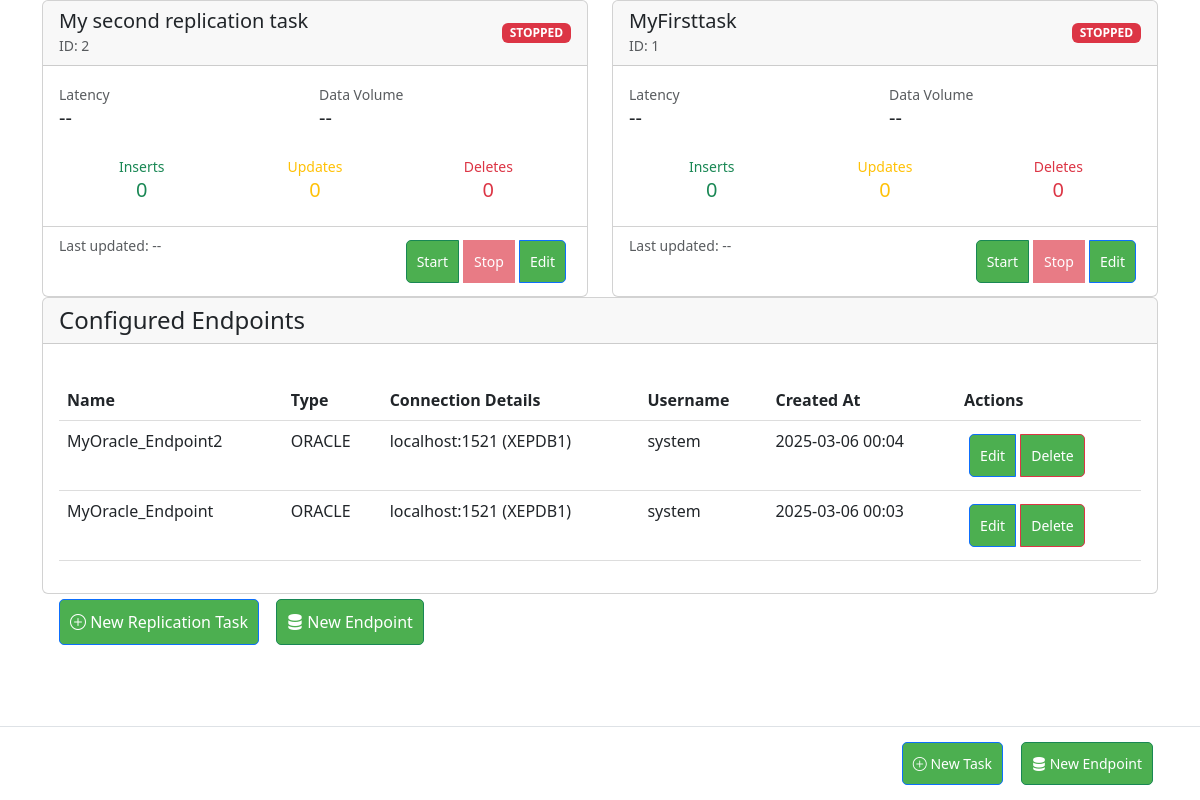
The page / on the database its author committed.
### app/models/task.py (models this page shows, shortened)
class ReplicationTask(db.Model):
    __tablename__ = 'replication_task'
    id = db.Column(db.Integer, primary_key=True)
    name = db.Column(db.String(120), unique=True, nullable=False)
    metrics = db.Column(db.JSON)  # Stores latency, counts, etc.
    source_id = db.Column(db.Integer, db.ForeignKey('endpoint.id'), nullable=False)
    destination_id = db.Column(db.Integer, db.ForeignKey('endpoint.id'), nullable=False)
    tables = db.Column(db.JSON)
    cdc_type = db.Column(db.String(20))
    cdc_config = db.Column(db.JSON)
    status = db.Column(db.String(20), default='stopped')
    options = db.Column(db.JSON)
    last_position = db.Column(db.JSON)
    created_at = db.Column(db.DateTime, default=db.func.now())
    tables = db.Column(db.JSON)  # Store selected tables
    initial_load = db.Column(db.Boolean, default=False)
    create_tables = db.Column(db.Boolean, default=True)
    replication_mode = db.Column(db.String(20), default='full')  # full/partial
    source = db.relationship('Endpoint', foreign_keys=[source_id], backref='source_tasks')
    destination = db.relationship('Endpoint', foreign_keys=[destination_id], backref='destination_tasks')

### app/models/endpoint.py (models this page shows, shortened)
class Endpoint(db.Model):
    id = db.Column(db.Integer, primary_key=True)
    name = db.Column(db.String(100), unique=True, nullable=False)
    type = db.Column(db.String(20), nullable=False)
    username = db.Column(db.String(50))  # Add this
    password = db.Column(db.String(100))  # Add this
    host = db.Column(db.String(120))
    port = db.Column(db.Integer)
    service_name = db.Column(db.String(50))
    dataset = db.Column(db.String(100))
    credentials_json = db.Column(db.Text)
    database = db.Column(db.String(100))
    created_at = db.Column(db.DateTime, default=datetime.utcnow)

### app/web/routes.py (the view)
@bp.route('/')
def dashboard():
    page = request.args.get('page', 1, type=int)
    per_page = 10
    tasks = ReplicationTask.query.order_by(ReplicationTask.created_at.desc()).all()
    endpoints = Endpoint.query.order_by(Endpoint.created_at.desc()).all()
    return render_template('dashboard.html',
                           tasks=tasks,
                           endpoints=endpoints)

### app/web/templates/dashboard.html (shortened to what this page needs)
{% extends "base.html" %}
{% block content %}
 <div class="row row-cols-1 row-cols-md-2 g-4" id="task-monitor">
    {% for task in tasks %}
    <div class="col" data-task-id="{{ task.id }}">
        <div class="card h-100">
          <div class="card-header d-flex justify-content-between align-items-center">
             <div>
                <h5 class="mb-0">{{ task.name }}</h5>
                <small class="text-muted">ID: {{ task.id }}</small>
             </div>
             <span class="task-status-badge badge bg-{{ 'success' if task.status == 'running' else 'danger' }}">
                     {{ task.status|upper }}
             </span>
          </div>
            <div class="card-body">
                <div class="row g-2 mb-3">
                    <div class="col-6">
                        <small class="text-muted">Latency</small>
                        <div class="h5" data-metric="latency">--</div>
                    </div>
                    <div class="col-6">
                        <small class="text-muted">Data Volume</small>
                        <div class="h5" data-metric="volume">--</div>
                    </div>
                </div>
                <div class="row g-2">
                    <div class="col-4 text-center">
                        <div class="text-success">
                            <small>Inserts</small>
                            <div class="h5" data-metric="inserts">0</div>
                        </div>
                    </div>
                    <div class="col-4 text-center">
                        <div class="text-warning">
                            <small>Updates</small>
                            <div class="h5" data-metric="updates">0</div>
                        </div>
                    </div>
                    <div class="col-4 text-center">
                        <div class="text-danger">
                            <small>Deletes</small>
                            <div class="h5" data-metric="deletes">0</div>
                        </div>
                    </div>
                </div>
            </div>
            <div class="card-footer bg-transparent">
                <div class="d-flex justify-content-between">
                    <small class="text-muted">
                        Last updated: <span data-metric="last-updated">--</span>
                    </small>
                    <div class="btn-group">
                        <a href="{{ url_for('web.control_task', task_id=task.id, action='start') }}"
                           class="btn btn-sm btn-success {{ 'disabled' if task.status == 'running' }}">
                            Start
                        </a>
                        <button class="btn btn-sm btn-danger stop-task-btn"
                                data-task-id="{{ task.id }}"
                                {% if task.status != 'running' %}disabled{% endif %}>
                            Stop
                        </button>
                        <a href="{{ url_for('web.edit_task', task_id=task.id) }}"
                           class="btn btn-sm btn-primary">
                            Edit
                        </a>
                    </div>
                </div>
            </div>
        </div>
    </div>
    {% else %}
    <div class="col-12">
        <div class="alert alert-info">No active replication tasks</div>
    </div>
    {% endfor %}
</div>
    <div class="card">
        <div class="card-header">
            <h4 class="mb-0">Configured Endpoints</h4>
        </div>
        <div class="card-body">
            <table class="table table-hover">
                <thead>
                    <tr>
                        <th>Name</th>
                        <th>Type</th>
                        <th>Connection Details</th>
                        <th>Username</th>
                        <th>Created At</th>
                        <th>Actions</th>
                    </tr>
                </thead>
                <tbody>
                    {% for endpoint in endpoints %}
                    <tr>
                        <td>{{ endpoint.name }}</td>
                        <td>{{ endpoint.type|upper }}</td>
                        <td>
                            {% if endpoint.type == 'oracle' %}
                                {{ endpoint.host }}:{{ endpoint.port }} ({{ endpoint.service_name }})
                            {% elif endpoint.type == 'bigquery' %}
                                Dataset: {{ endpoint.dataset }}
                            {% elif endpoint.type == 'mysql' %}
                                Database: {{ endpoint.database }}
                            {% endif %}
                        </td>
                        <td>{{ endpoint.username }}</td>
                        <td>{{ endpoint.created_at.strftime('%Y-%m-%d %H:%M') }}</td>
                        <td>
                            <div class="btn-group">
                                <a href="{{ url_for('web.edit_endpoint', endpoint_id=endpoint.id) }}"
                                   class="btn btn-sm btn-primary">Edit</a>
                                <a href="{{ url_for('web.delete_endpoint', endpoint_id=endpoint.id) }}"
                                   class="btn btn-sm btn-danger"
                                   onclick="return confirm('Delete this endpoint?')">Delete</a>
                            </div>
                        </td>
                    </tr>
                    {% else %}
                    <tr>
                        <td colspan="6" class="text-center">No configured endpoints</td>
                    </tr>
                    {% endfor %}
                </tbody>
            </table>
        </div>
    </div>
<div class="container">
    <div class="d-flex justify-content-between mb-4">
        <div>
            <a href="{{ url_for('web.create_task') }}" class="btn btn-primary">
                <i class="bi bi-plus-circle"></i> New Replication Task
            </a>
            <a href="{{ url_for('web.create_endpoint') }}" class="btn btn-success ms-2">
                <i class="bi bi-server"></i> New Endpoint
            </a>
        </div>
    </div>
    </div>
{% endblock %}

### app/web/templates/base.html (shortened to what this page needs)
<!DOCTYPE html>
<html>
<head>
    <link href="https://cdn.jsdelivr.net/npm/bootstrap@5.3.0/dist/css/bootstrap.min.css" rel="stylesheet">
    <link rel="stylesheet" href="https://cdn.jsdelivr.net/npm/bootstrap-icons@1.11.3/font/bootstrap-icons.min.css">
    <link rel="stylesheet" href="{{ url_for('static', filename='css/dashboard.css') }}">
</head>
<body>
    <main class="container">
        {% block content %}{% endblock %}
    </main>
    <footer class="fixed-footer">
        <div class="container">
            <div class="d-flex justify-content-end gap-2">
                <a href="{{ url_for('web.create_task') }}" class="btn btn-primary btn-sm">
                    <i class="bi bi-plus-circle"></i> New Task
                </a>
                <a href="{{ url_for('web.create_endpoint') }}" class="btn btn-success btn-sm">
                    <i class="bi bi-server"></i> New Endpoint
                </a>
            </div>
        </div>
    </footer>
</body>
</html>

### app/static/css/dashboard.css (style rules this page uses)
.btn { background: #4CAF50; color: white; padding: 10px; border-radius: 5px; text-decoration: none; margin: 5px; }
table { width: 100%; margin-top: 20px; border-collapse: collapse; }
th, td { padding: 12px; text-align: left; border-bottom: 1px solid #ddd; }

### app/web/templates/base.html (style rules this page uses)
body { padding-bottom: 70px; }
.fixed-footer { position: fixed; bottom: 0; left: 0; right: 0; background: white; border-top: 1px solid #dee2e6; padding: 10px 0; z-index: 1000; }

### rows shown on the page
ReplicationTask: name "My second replication task", id "2", status "STOPPED"
ReplicationTask: name "MyFirsttask", id "1", status "STOPPED"
Endpoint: name "MyOracle_Endpoint2", type "ORACLE", host "localhost", port "1521", service_name "XEPDB1", username "system", created_at "2025-03-06 00:04"
Endpoint: name "MyOracle_Endpoint", type "ORACLE", host "localhost", port "1521", service_name "XEPDB1", username "system", created_at "2025-03-06 00:03"
